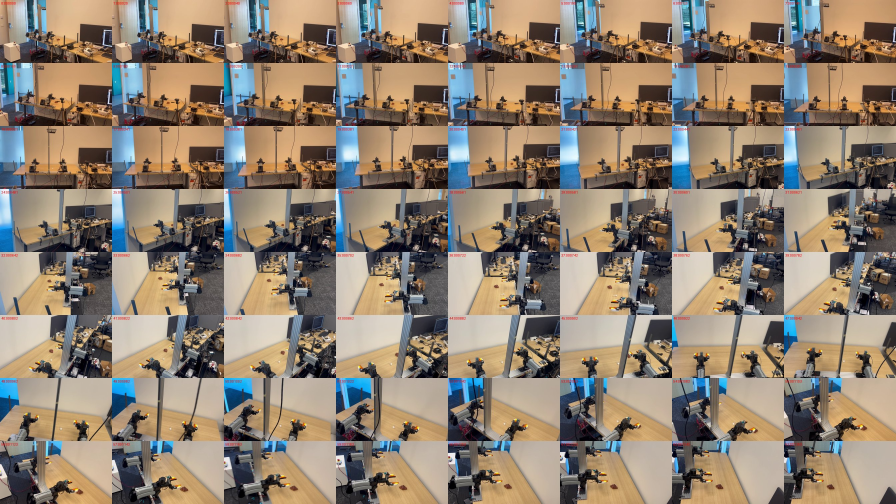
#> input picture scenes/yam_bimanual_rig/metric/work/source_sheet.jpg, 2688 x 1512 px (shown at 1/3 size)
$ python -i fit_claw_wrist.py   (imports and definitions only)
#> lines starting #> are read from the running program, lines starting #| are printed output that depends on the picture; after the words box and inside, x2 and y2 are one past the last pixel; in counts of white or black regions, pixels touching at a corner belong together
#> further down, picture is the input picture: shape (1512, 2688, 3); mean B, G, R 113.1, 128.5, 142
"""Fit the UMI-FT claw placement to the 09-29 wrist images (CPU; how the constants in add_umi_ft_claws.py were set).

    ~/robot/raiden/.venv/bin/python build/fit_claw_wrist.py --out evidence/claw_fit [--xmid 0.0]

Model: pad + strip + clamp (source/umi_ft) placed in link_6 at raiden home by (open_half c, pad_z6 d, pad_x6 xmid),
left claw mirrored for the right. Cameras: raiden hand-eye (cam2gripper to grasp_site) + HD1200 K/2 (equal to the
live 960x600 stream K). Real masks: HSV thresholds (orange pad, yellow clamp) and the dark strip next to the pad.
Loss: 1 - mean IoU (pad, clamp, strip) over both wrist images. Fit (Nelder-Mead): c, d with xmid fixed, plus a
small correction per camera (rotation about its centre, translation in link_6; prior 2 deg / 10 mm).
The hand-eye translation is weakly constrained (7 captures), so xmid trades off against it; xmid = 0 (claw centred
on the carriage like the stock claw) is chosen and the opening is checked on the ZED scene image, where the
pad-to-pad gap does not depend on the arm-pose error (metric frame: arms + scene_camera only).
Also evaluates the placement used by the asset (source/umi_ft/claw.json): camera corrections only, IoU with the raw
and the corrected cameras, and the scene gap. The corrected cameras are used for the 05 wrist review render.
Writes <out>/fit.json.
"""
import argparse
import json
from pathlib import Path

import cv2
import numpy as np
import trimesh
from scipy.optimize import minimize
from scipy.spatial.transform import Rotation as Rot

HERE = Path(__file__).resolve().parents[1]
UMI = HERE / 'source' / 'umi_ft'
REAL = Path.home() / 'robot/bimanual_bringup/pi05'
CAL = Path.home() / '.config/raiden/calibration_results.json'
METRIC = HERE.parents[1] / 'metric' / 'metric_frame.json'
STRIP_T, PAD_THICK, HOME_Q = 0.0015, 0.0172, 0.0475
R_LEFT = np.array([[0, 1, 0], [1, 0, 0], [0, 0, -1.0]])
T_L6_GRASP = np.diag([1.0, -1.0, -1.0, 1.0]); T_L6_GRASP[2, 3] = -0.1347   # MJCF grasp_site in link_6


def fill(m):
    cs, _ = cv2.findContours(m.astype(np.uint8), cv2.RETR_EXTERNAL, cv2.CHAIN_APPROX_NONE)
    out = np.zeros(m.shape, np.uint8); cv2.drawContours(out, cs, -1, 1, -1)
    return out > 0


def real_masks(img):
    hsv = cv2.cvtColor(img, cv2.COLOR_BGR2HSV).astype(int)
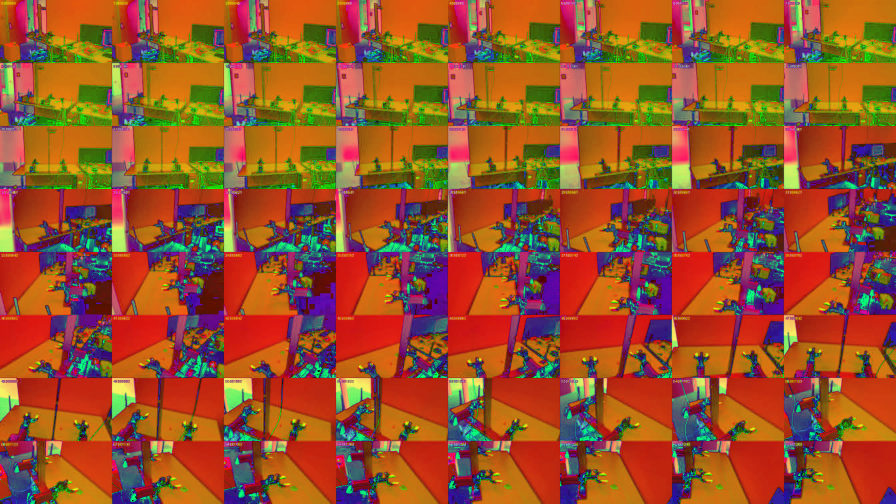
#> hsv: shape (1512, 2688, 3) int64 (shown at 1/3 size); mean B, G, R 43.1, 82.8, 151.8
    h, s, v = hsv[..., 0], hsv[..., 1], hsv[..., 2]
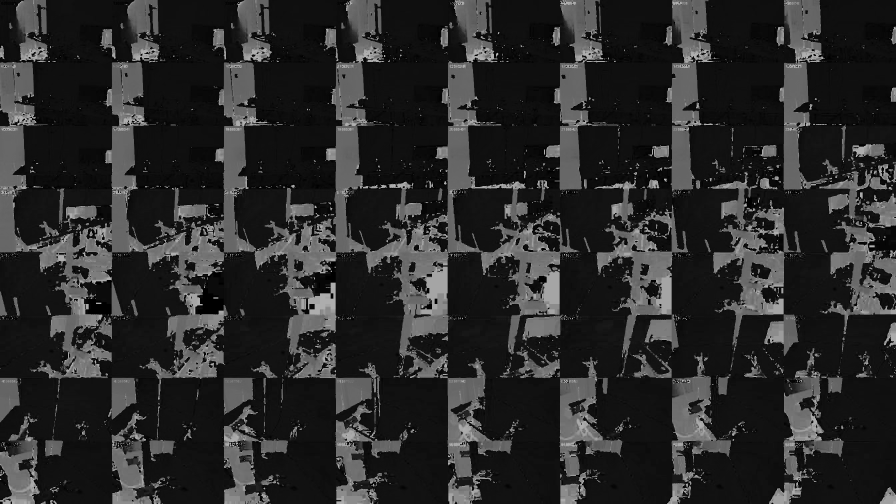
#> h: shape (1512, 2688) int64 (shown at 1/3 size); min 0, max 179, mean 43.1
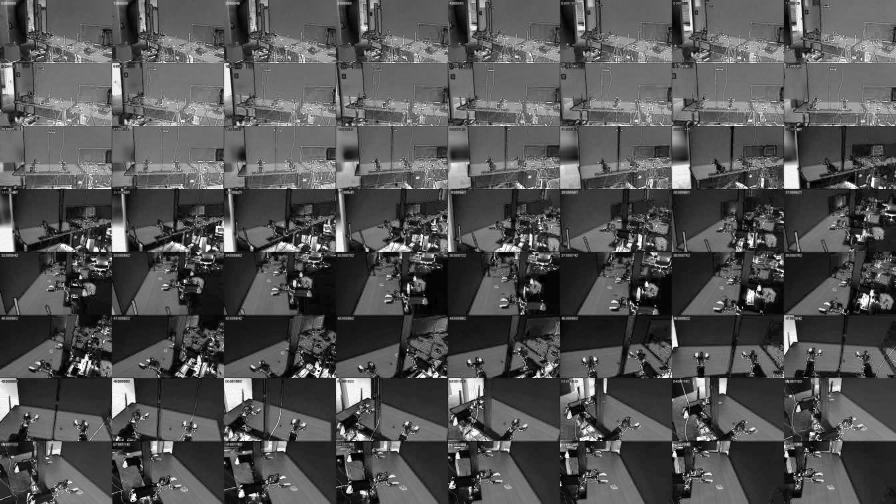
#> s: shape (1512, 2688) int64 (shown at 1/3 size); min 0, max 255, mean 82.8
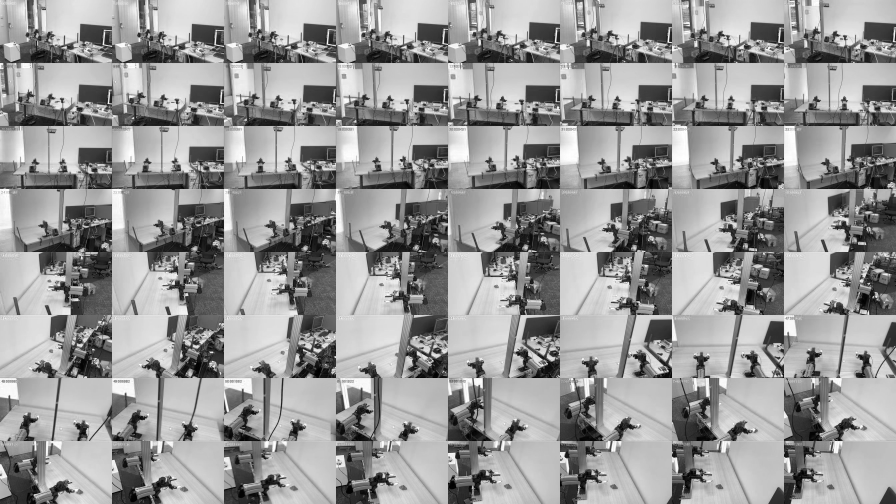
#> v: shape (1512, 2688) int64 (shown at 1/3 size); min 0, max 255, mean 151.8
    k = np.ones((3, 3), np.uint8)
    o = fill(cv2.morphologyEx(((h >= 3) & (h <= 17) & (s >= 140) & (v >= 110)).astype(np.uint8), cv2.MORPH_OPEN, k))
#> in fill, `cs, _ = cv2.findContours(m.astype(np.uint8), cv2.RETR_EXTERNAL, cv2.CH..`: cs = 519 contours, 249 with area under 20; largest, box (x1, y1, x2, y2) and area: (2587, 121, 2688, 173) 1350, (245, 324, 336, 358) 1092, (1855, 305, 1909, 336) 1058, (2197, 305, 2249, 336) 1042, (271, 155, 333, 189) 961
#> in fill, `cv2.drawContours(out, cs, -1, 1, -1)`:
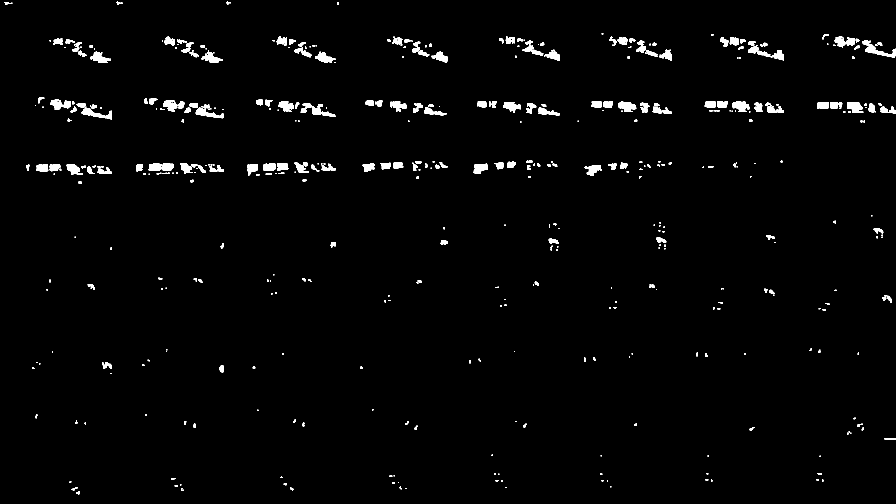
#> out: shape (1512, 2688) (shown at 1/3 size); values 0 (black) and 1 (white), 1.8% white; 519 white regions (182 under 20 px)
    y = fill(cv2.morphologyEx(((h >= 20) & (h <= 34) & (s >= 110) & (v >= 130)).astype(np.uint8), cv2.MORPH_OPEN, k))
#> in fill (call 2), `cs, _ = cv2.findContours(m.astype(np.uint8), cv2.RETR_EXTERNAL, cv2.CH..`: cs = 143 contours, 108 with area under 20; largest, box (x1, y1, x2, y2) and area: (482, 817, 491, 827) 50, (505, 1035, 517, 1041) 32, (258, 1265, 263, 1274) 28, (226, 1466, 235, 1471) 28, (2156, 901, 2164, 907) 28
#> in fill (call 2), `cv2.drawContours(out, cs, -1, 1, -1)`: out: shape (1512, 2688); values 0 (black) and 1 (white), 0.07% white; 143 white regions (73 under 20 px), largest, box (x1, y1, x2, y2) and area: (482, 817, 491, 827) 65, (505, 1035, 517, 1041) 46, (2156, 901, 2164, 907) 39
    near = cv2.dilate(o.astype(np.uint8), np.ones((31, 31), np.uint8)) > 0
#> near: shape (1512, 2688) bool; 13% white; 109 white regions, largest, box (x1, y1, x2, y2) and area: (727, 473, 1022, 559) 18431, (393, 475, 686, 562) 17853, (417, 279, 687, 382) 17755
    dark = cv2.morphologyEx(((v < 55) & near & ~o & ~y).astype(np.uint8), cv2.MORPH_OPEN, k)
#> dark: shape (1512, 2688); values 0 (black) and 1 (white), 0.9% white; 608 white regions (202 under 20 px), largest, box (x1, y1, x2, y2) and area: (551, 1274, 585, 1298) 407, (2196, 143, 2209, 189) 344, (566, 165, 592, 187) 328
    n, lab = cv2.connectedComponents(dark)
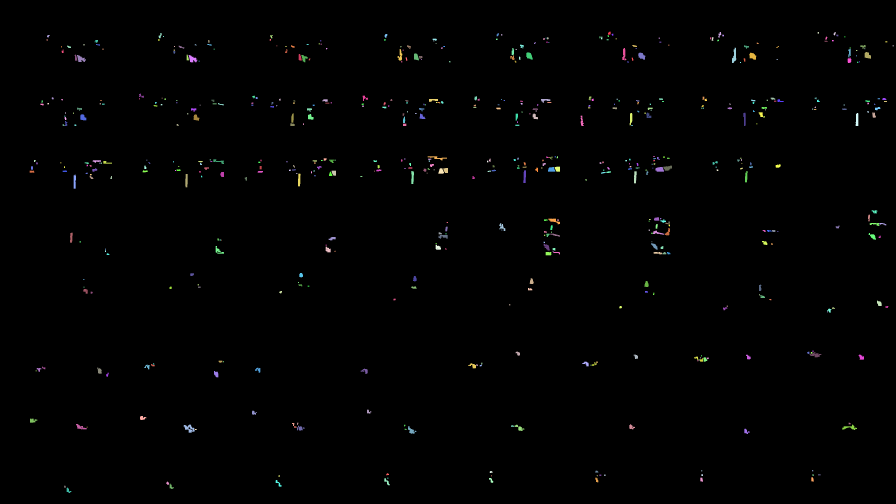
#> lab: shape (1512, 2688) int32 (shown at 1/3 size); 609 distinct labels, from 0 to 608; one colour per label, 0 black
#> n = 609
    touch = set(np.unique(lab[cv2.dilate(o.astype(np.uint8), np.ones((5, 5), np.uint8)) > 0])) - {0}
#> touch = 76 items
    dark = np.isin(lab, list(touch)); dark[560:] = False     # bottom rows mix the strip with the tag block
#> after `dark = np.isin(lab, list(touch))`: dark: shape (1512, 2688) bool; 0.2% white; 76 white regions (20 under 20 px), largest, box (x1, y1, x2, y2) and area: (551, 1274, 585, 1298) 407, (566, 165, 592, 187) 328, (231, 165, 258, 186) 320
#> after `dark[560:] = False`:
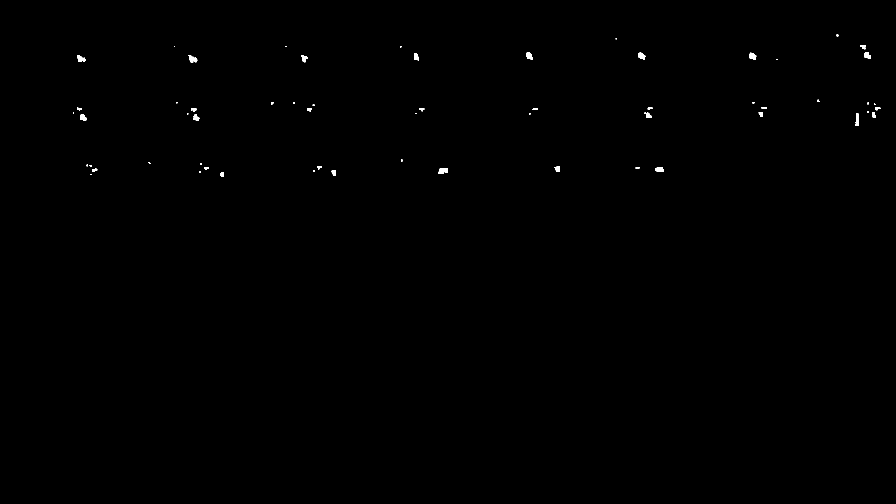
#> dark: shape (1512, 2688) bool (shown at 1/3 size); 0.16% white; 62 white regions (17 under 20 px), largest, box (x1, y1, x2, y2) and area: (566, 165, 592, 187) 328, (231, 165, 258, 186) 320, (2248, 158, 2269, 179) 311
    return o, y, dark


# [27 lines left out: functions claw, render_labels, not called in this run]


def iou(a, b):
    return float((a & b).sum() / max((a | b).sum(), 1))


class Wrist:
    # [106 lines left out: functions __init__, cam, ious, scene_gap, fit_cameras, report and 1 more, not called in this run]


# [2 lines not run here, left out]

>>> import cv2
>>> picture = cv2.imread('../../../metric/work/source_sheet.jpg')
>>> result = real_masks(picture)
